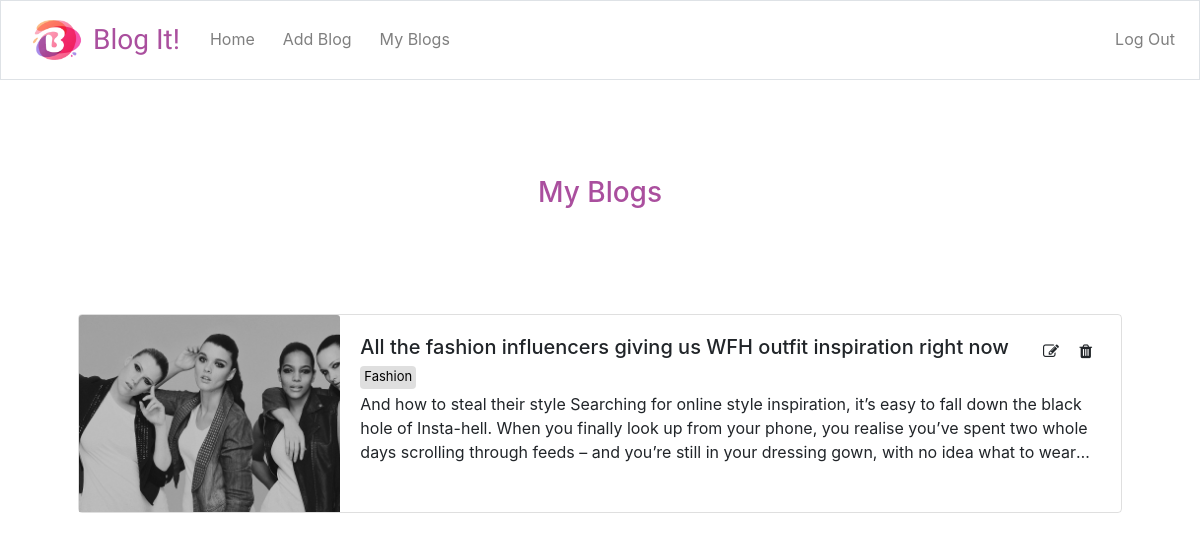
/myblogs (signed in), run on the app's committed database.
### tables this page shows
CREATE TABLE 'blogs' ('person_id' integer NOT NULL, 'title' text NOT NULL, 'author' text, 'category' text NOT NULL, 'content' text NOT NULL, 'timestamp' datetime NOT NULL DEFAULT CURRENT_TIMESTAMP, 'blog_id'  INTEGER PRIMARY KEY NOT NULL  );

### Blog_webapp/application.py (the view)
@app.route("/myblogs")
@login_required
def myblogs():
    mybloglist = db.execute("SELECT * FROM blogs WHERE person_id = :id", id = session["user_id"])
    print(mybloglist)
    if not mybloglist:
        print("sorry")
        return render_template("apology.html", message="You have not published any blogs!")
    return render_template("myblogs.html", mybloglist = mybloglist)

### Blog_webapp/application.py (called while the page is built)
@app.after_request
def after_request(response):
    response.headers["Cache-Control"] = "no-cache, no-store, must-revalidate"
    response.headers["Expires"] = 0
    response.headers["Pragma"] = "no-cache"
    return response

### Blog_webapp/helpers.py (called while the page is built)
def login_required(f):
    @wraps(f)
    def decorated_function(*args, **kwargs):
        if session.get("user_id") is None:
            return redirect("/login")
        return f(*args, **kwargs)
    return decorated_function

### templates/myblogs.html (shortened to what this page needs)
{% extends "layout.html" %}
{% block body %}
    <br>
    <br><br><br>
    <h3 style="color:#aa4f9e;"><center> My Blogs</center></h3>
    <br>
    <div class="container p-5">
        {% for blogs in mybloglist %}
            <ul class="list-unstyled">
              <li class="media my-4">
                {% if blogs["category"] == 'Fashion' %}
                <img src="/static/images/fashion.jpg" class="card-img-top card-myblog align-self-center" style="height:197px; object-fit: cover;" alt="fashion">
                {% endif %}
                <div class="media-body">
                    <div class "entities">
                        <div class="thumbnail"><h5 class="mt-0 mb-1">{{ blogs["title"] }}</h5></div>
                        <div class="icons">
                            <a href="/editblog/{{ blogs['blog_id'] }}" style="color:#212529;"><i class="fa fa-edit"></i></a>
                            <a href="/deleteblog/{{ blogs['blog_id'] }}" style="color:#212529;"><i class="fa fa-trash"></i></a>
                        </div>
                    </div>
                  <p class="media-body-category">{{ blogs["category"] }}</p>
                  <p class= "media-body-content" >{{ blogs["content"] }}</p>
                </div>
              </li>
            </ul>
        {% endfor %}
    </div>
{% endblock %}

### static/styles.css (style rules this page uses)
a { color:rgba(0,0,0,0.7); }
.media { border:solid 1px rgba(0,0,0,.125); border-radius:.25rem; }
.card-myblog { width:25%; }
.media-body { margin:2%; }
.media-body-content { height:72px; display: -webkit-box; -webkit-line-clamp: 3; -webkit-box-orient: vertical; overflow: hidden; text-align:left; margin-bottom:0; }
.media-body-category { font-size:13px; text-align:left; color:black; background-color:rgba(0,0,0,.125); display:inline-block; border-radius:.25rem; padding:.25rem; padding-top:.1rem; padding-bottom:.1rem; margin-bottom:.2rem; }
.icons { display:inline-block; float:right; }
.icons i { display:inline-block; margin:.5rem; }
.thumbnail, .entities { display:inline-block; }

### data on the page
blogs: title "All the fashion influencers giving us WFH outfit inspiration right now", category "Fashion", content "And how to steal their style Searching for online style inspiration, it’s easy to fall down the black hole of Insta-hell. When you finally look up from your phone, you realise you’ve spent two whole days scrolling through feeds – and you’re still in your dressing gown, with no idea what to…"
